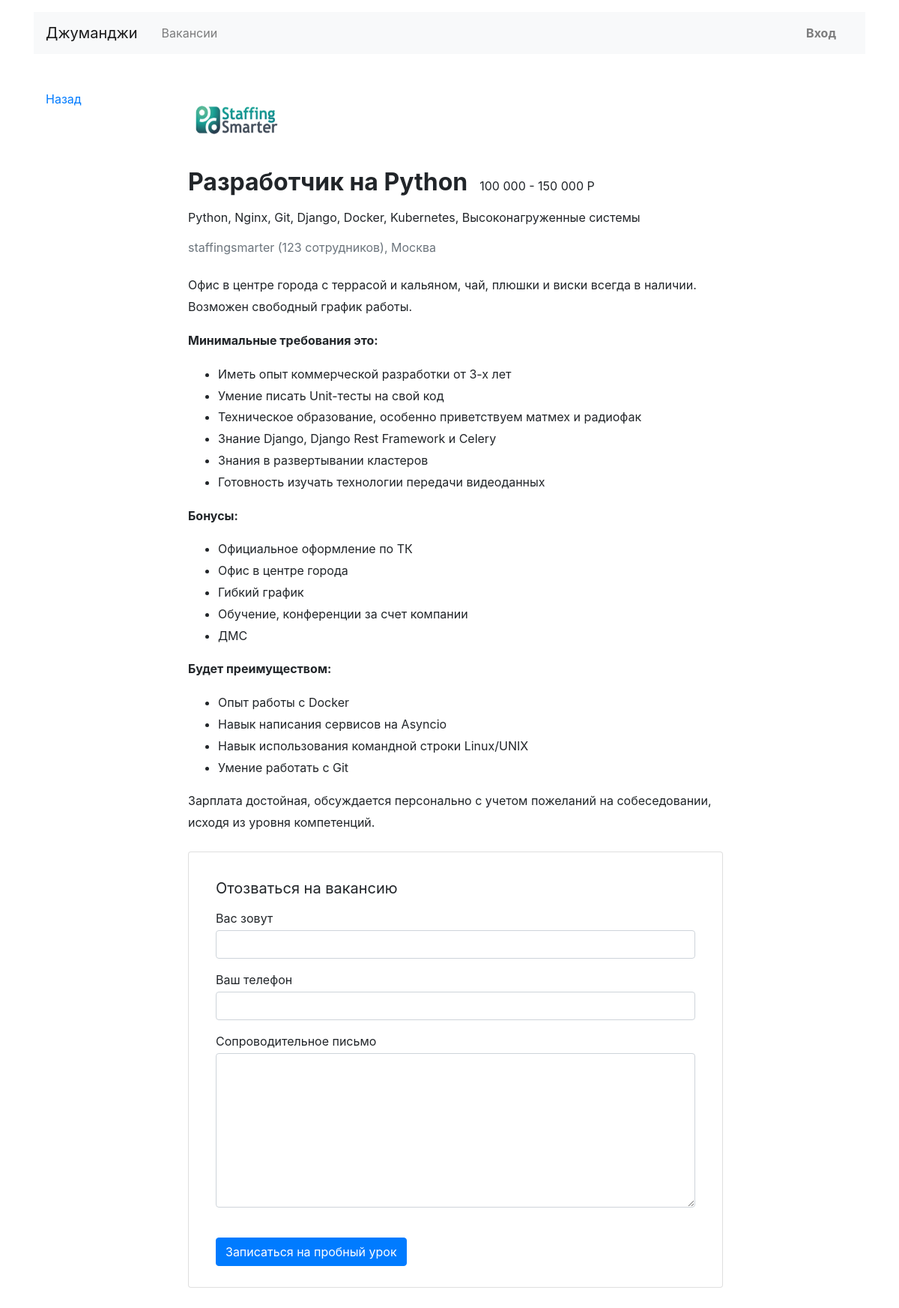
Screenshot of /vacancies/1 with the database file from the repository.
### vacancies/models.py (models this page shows, shortened)
class Vacancy(models.Model):
    title = models.CharField(max_length=50)
    specialty = models.ForeignKey(
        Specialty,
        on_delete=models.CASCADE,
        related_name="vacancies"
    )
    company = models.ForeignKey(
        Company,
        on_delete=models.CASCADE,
        related_name="vacancies"
    )
    skills = models.TextField()
    description = models.TextField()
    salary_min = models.IntegerField()
    salary_max = models.IntegerField()
    published_at = models.DateField()

class Company(models.Model):
    name = models.CharField(max_length=20)
    location = models.CharField(max_length=20)
    logo = models.ImageField(
        upload_to=MEDIA_COMPANY_IMAGE_DIR,
        blank=True
    )
    description = models.TextField()
    employee_count = models.IntegerField()
    owner = models.ForeignKey(
        User,
        on_delete=models.CASCADE,
    )

### vacancies/views.py (the view)
# urls.py: path('vacancies/<int:pk>', VacancyDetailView.as_view(), name='vacancy_view'),
class VacancyDetailView(DetailView):
    model = Vacancy
    template_name = 'vacancies/vacancy.html'
    context_object_name = 'vacancy'
    def get_context_data(self, **kwargs):
        context = super(VacancyDetailView, self).get_context_data(**kwargs)
        context['head_title'] = f'Джуманджи | Вакансия | {self.object.title}'
        return context

### templates/vacancies/vacancy.html
{% extends 'base.html' %}
{% load humanize %}
{% block content %}
    <main class="container mt-3 pb-5">
        <div class="row mt-5">
            <div class="col-12 col-lg-2">
                <div class="pl-3 mb-5">
                    <p><a href="{% url 'vacancies_view' %}">Назад</a></p>
                </div>
            </div>
            <div class="col-12 col-lg-8">
                <section class="pl-3">
                    <a href="{% url 'company_view' vacancy.company.id %}"><img src="../media/{{ vacancy.company.logo }}" width="130" height="80" alt=""></a>
                    <div class="d-flex align-items-baseline align-content-baseline">
                        <h1 class="h2 mt-4 font-weight-bold">{{ vacancy.title }}</h1>
                        <p class="m-0 pl-3">{{ vacancy.salary_min|intcomma }} - {{ vacancy.salary_max|intcomma }} Р</p>
                    </div>
                    <p class="mt-2"> {{ vacancy.skills }}</p>
                    <p class="text-muted mb-4">{{ vacancy.company.name }} ({{ vacancy.company.employee_count }} сотрудников),
                        {{ vacancy.company.location }}</p>
                    <div style="line-height: 1.8;">
                        {{ vacancy.description|safe }}
                    </div>
                    <form action="/echo" class="card mt-4 mb-3" enctype="multipart/form-data">
                        <div class="card-body mx-3">
                            <p class="h5 mt-3 font-weight-normal">Отозваться на вакансию</p>
                            <div class="form-group">
                                <label class="mb-1 mt-2" for="userName">Вас зовут</label>
                                <input class="form-control" type="text" placeholder="" id="userName">
                            </div>
                            <div class="form-group">
                                <label class="mb-1" for="userPhone">Ваш телефон</label>
                                <input class="form-control" type="tel" placeholder="" id="userPhone">
                            </div>
                            <div class="form-group">
                                <label class="mb-1" for="userMsg">Сопроводительное письмо</label>
                                <textarea class="form-control" rows="8" id="userMsg"></textarea>
                            </div>
                            <input type="submit" class="btn btn-primary mt-4 mb-2" value="Записаться на пробный урок">
                        </div>
                    </form>
                </section>
            </div>
        </div>
    </main>
{% endblock %}

### rows the page displays
Vacancy: company.logo (picture), title "Разработчик на Python", salary_min "100 000", salary_max "150 000", skills "Python, Nginx, Git, Django, Docker, Kubernetes, Высоконагруженные системы", company.name "staffingsmarter", company.employee_count "123", company.location "Москва", description "Офис в центре города с террасой и кальяном, чай, плюшки и виски всегда в наличии. Возможен свободный график работы. Минимальные требования это: Иметь опыт коммерческой разработки от 3-х лет Умение писать Unit-тесты на свой код Техническое образование, особенно приветствуем матмех и радиофак Знание Django, Django Rest Framework и Celery Знания в развертывании кластеров Готовность изучать технологии передачи видеоданных Бонусы: Официальное оформление по ТК Офис в центре города Гибкий график Обучение, конференции за счет компании ДМС Будет преимуществом: Опыт работы с Docker Навык написания сервисов на Asyncio Навык использования командной строки Linux/UNIX Умение работать с Git Зарплата…"
